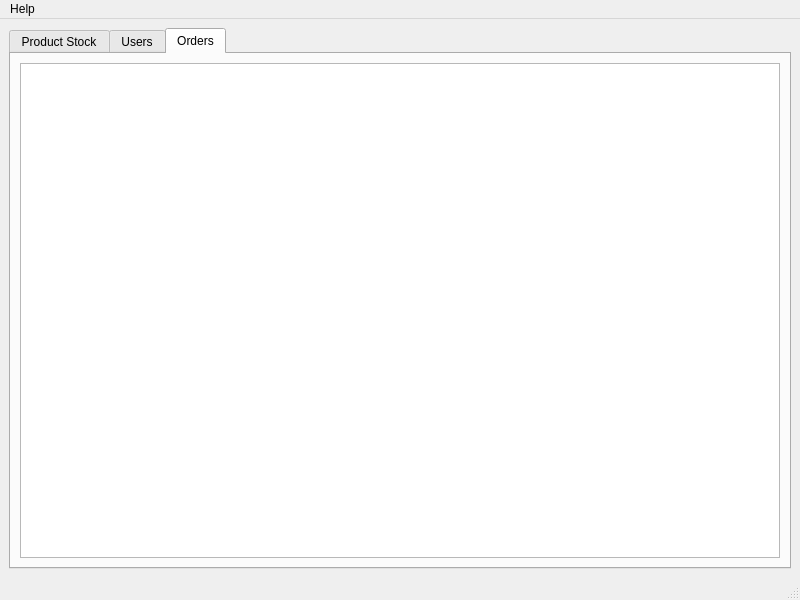
<?xml version="1.0" encoding="UTF-8"?>
<ui version="4.0">
 <class>MainWindow</class>
 <widget class="QMainWindow" name="MainWindow">
  <property name="geometry">
   <rect>
    <x>0</x>
    <y>0</y>
    <width>800</width>
    <height>600</height>
   </rect>
  </property>
  <property name="windowTitle">
   <string>MainWindow</string>
  </property>
  <widget class="QWidget" name="centralwidget">
   <layout class="QVBoxLayout" name="verticalLayout">
    <item>
     <widget class="QTabWidget" name="tabWidget">
      <property name="currentIndex">
       <number>2</number>
      </property>
      <widget class="QWidget" name="stock_tab">
       <attribute name="title">
        <string>Product Stock</string>
       </attribute>
       <layout class="QVBoxLayout" name="verticalLayout_3">
        <item>
         <widget class="QFrame" name="frame">
          <property name="frameShape">
           <enum>QFrame::StyledPanel</enum>
          </property>
          <property name="frameShadow">
           <enum>QFrame::Raised</enum>
          </property>
          <layout class="QVBoxLayout" name="verticalLayout_2">
           <item>
            <widget class="QTableView" name="product_table_view"/>
           </item>
           <item>
            <widget class="QWidget" name="widget" native="true">
             <layout class="QHBoxLayout" name="horizontalLayout">
              <item>
               <widget class="QPushButton" name="add_product_button">
                <property name="text">
                 <string>Add Product</string>
                </property>
               </widget>
              </item>
              <item>
               <widget class="QPushButton" name="delete_product_button">
                <property name="text">
                 <string>Delete Product</string>
                </property>
               </widget>
              </item>
             </layout>
            </widget>
           </item>
          </layout>
         </widget>
        </item>
       </layout>
      </widget>
      <widget class="QWidget" name="users_tab">
       <attribute name="title">
        <string>Users</string>
       </attribute>
       <layout class="QVBoxLayout" name="verticalLayout_5">
        <item>
         <widget class="QFrame" name="frame_2">
          <property name="frameShape">
           <enum>QFrame::StyledPanel</enum>
          </property>
          <property name="frameShadow">
           <enum>QFrame::Raised</enum>
          </property>
          <layout class="QVBoxLayout" name="verticalLayout_4">
           <item>
            <widget class="QTableView" name="user_table_view"/>
           </item>
           <item>
            <widget class="QWidget" name="widget_2" native="true">
             <layout class="QHBoxLayout" name="horizontalLayout_2">
              <item>
               <widget class="QPushButton" name="add_user_button">
                <property name="text">
                 <string>Add User</string>
                </property>
               </widget>
              </item>
              <item>
               <widget class="QPushButton" name="delete_user_button">
                <property name="text">
                 <string>Delete User</string>
                </property>
               </widget>
              </item>
             </layout>
            </widget>
           </item>
          </layout>
         </widget>
        </item>
       </layout>
      </widget>
      <widget class="QWidget" name="orders_tab">
       <attribute name="title">
        <string>Orders</string>
       </attribute>
       <layout class="QVBoxLayout" name="verticalLayout_6">
        <item>
         <widget class="QTableView" name="orders_table_view">
          <property name="editTriggers">
           <set>QAbstractItemView::NoEditTriggers</set>
          </property>
         </widget>
        </item>
       </layout>
      </widget>
     </widget>
    </item>
   </layout>
  </widget>
  <widget class="QMenuBar" name="menubar">
   <property name="geometry">
    <rect>
     <x>0</x>
     <y>0</y>
     <width>800</width>
     <height>27</height>
    </rect>
   </property>
   <widget class="QMenu" name="menuHelp">
    <property name="title">
     <string>Help</string>
    </property>
    <addaction name="actionAbout"/>
    <addaction name="separator"/>
    <addaction name="actionLog_Out"/>
   </widget>
   <addaction name="menuHelp"/>
  </widget>
  <widget class="QStatusBar" name="statusbar"/>
  <action name="actionLog_Out">
   <property name="text">
    <string>Log Out</string>
   </property>
  </action>
  <action name="actionAbout">
   <property name="text">
    <string>About</string>
   </property>
  </action>
 </widget>
 <resources/>
 <connections/>
</ui>
